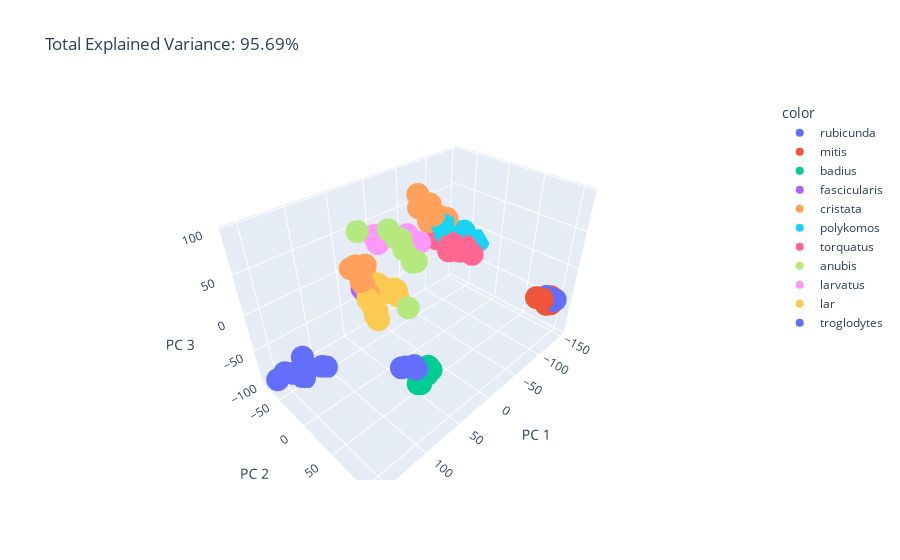

Here is the notebook cell this chart was saved with:
### Code cell
pca = PCA(n_components=3)
components = pca.fit_transform(X)

total_var = pca.explained_variance_ratio_.sum() * 100

fig = px.scatter_3d(
    components, x=0, y=1, z=2, color=y,
    title=f'Total Explained Variance: {total_var:.2f}%',
    labels={'0': 'PC 1', '1': 'PC 2', '2': 'PC 3'},
)
fig.show()

### Figure 1 — Plotly figure (JSON) as saved in the notebook; plotly's stock layout.template omitted (floating-point values rounded to 4 significant figures)
{"data": [{"hovertemplate": "color=rubicunda<br>PC 1=%{x}<br>PC 2=%{y}<br>PC 3=%{z}<extra></extra>", "legendgroup": "rubicunda", "marker": {"color": "#636efa", "symbol": "circle"}, "mode": "markers", "name": "rubicunda", "scene": "scene", "showlegend": true, "type": "scatter3d", "x": [-121.4, -125.0, -126.2, 82.45, 73.96, 68.19, 67.97, 67.35], "y": [108.0, 108.2, 95.83, 61.66, 57.88, 64.55, 61.42, 67.32], "z": [-30.35, -31.25, -33.36, -31.64, -39.04, -36.49, -40.46, -39.84]}, {"hovertemplate": "color=mitis<br>PC 1=%{x}<br>PC 2=%{y}<br>PC 3=%{z}<extra></extra>", "legendgroup": "mitis", "marker": {"color": "#EF553B", "symbol": "circle"}, "mode": "markers", "name": "mitis", "scene": "scene", "showlegend": true, "type": "scatter3d", "x": [-111.1, -106.7, -113.6, -120.2, -123.6, -130.3, -124.6, -134.3, -125.6, -136.7], "y": [98.82, 93.35, 103.6, 100.2, 99.63, 101.0, 105.2, 97.67, 104.6, 92.12], "z": [-28.52, -26.41, -34.54, -37.49, -35.32, -43.97, -33.24, -37.14, -36.75, -47.26]}, {"hovertemplate": "color=badius<br>PC 1=%{x}<br>PC 2=%{y}<br>PC 3=%{z}<extra></extra>", "legendgroup": "badius", "marker": {"color": "#00cc96", "symbol": "circle"}, "mode": "markers", "name": "badius", "scene": "scene", "showlegend": true, "type": "scatter3d", "x": [56.26, 56.27, 64.43, 53.72, 51.28, 69.99, 48.44, 53.01, 65.23, 52.75], "y": [73.21, 57.82, 66.74, 64.52, 72.48, 75.95, 61.68, 68.67, 68.12, 67.98], "z": [-39.79, -62.22, -63.99, -51.52, -48.94, -52.86, -54.67, -57.01, -47.52, -50.21]}, {"hovertemplate": "color=fascicularis<br>PC 1=%{x}<br>PC 2=%{y}<br>PC 3=%{z}<extra></extra>", "legendgroup": "fascicularis", "marker": {"color": "#ab63fa", "symbol": "circle"}, "mode": "markers", "name": "fascicularis", "scene": "scene", "showlegend": true, "type": "scatter3d", "x": [19.3, 8.369, 24.04, 11.38, 5.344, 14.64, 5.166, 12.76], "y": [-76.75, -75.55, -73.31, -71.29, -79.2, -62.3, -78.98, -70.25], "z": [-38.01, -42.81, -31.02, -40.06, -47.41, -37.47, -46.62, -42.84]}, {"hovertemplate": "color=cristata<br>PC 1=%{x}<br>PC 2=%{y}<br>PC 3=%{z}<extra></extra>", "legendgroup": "cristata", "marker": {"color": "#FFA15A", "symbol": "circle"}, "mode": "markers", "name": "cristata", "scene": "scene", "showlegend": true, "type": "scatter3d", "x": [-46.53, -53.9, -63.17, -66.38, -63.49, -62.1, -69.37, -81.22, -66.9, -93.09, 118.3, 114.7, 108.0, 108.2, 110.7, 109.5, 105.0, 100.8], "y": [-45.52, -51.85, -43.55, -45.21, -42.96, -49.99, -42.05, -42.11, -47.7, -41.13, 44.08, 45.56, 50.68, 44.04, 46.79, 45.69, 42.46, 41.58], "z": [80.06, 58.83, 61.59, 62.02, 55.2, 57.02, 47.26, 41.37, 37.47, 34.87, 93.79, 95.35, 95.43, 82.8, 78.64, 81.55, 70.57, 58.43]}, {"hovertemplate": "color=polykomos<br>PC 1=%{x}<br>PC 2=%{y}<br>PC 3=%{z}<extra></extra>", "legendgroup": "polykomos", "marker": {"color": "#19d3f3", "symbol": "circle"}, "mode": "markers", "name": "polykomos", "scene": "scene", "showlegend": true, "type": "scatter3d", "x": [-74.82, -85.82, -81.5, -81.12, -83.05, -97.52, -97.31, -106.0, -124.9, -148.7], "y": [-31.92, -46.67, -37.1, -38.98, -33.71, -43.5, -31.43, -32.02, -38.17, -31.77], "z": [36.16, 33.38, 35.17, 32.62, 21.13, 23.35, 18.88, 13.56, 6.145, -15.51]}, {"hovertemplate": "color=torquatus<br>PC 1=%{x}<br>PC 2=%{y}<br>PC 3=%{z}<extra></extra>", "legendgroup": "torquatus", "marker": {"color": "#FF6692", "symbol": "circle"}, "mode": "markers", "name": "torquatus", "scene": "scene", "showlegend": true, "type": "scatter3d", "x": [-78.09, -79.41, -88.13, -101.4, -82.96, -130.4, -99.67, -88.76, -93.32], "y": [-43.48, -20.52, -21.63, -23.08, -27.33, -26.12, -13.5, -24.29, -23.1], "z": [10.54, 13.06, -1.298, -8.896, -2.422, -26.88, 3.243, 5.961, -1.328]}, {"hovertemplate": "color=anubis<br>PC 1=%{x}<br>PC 2=%{y}<br>PC 3=%{z}<extra></extra>", "legendgroup": "anubis", "marker": {"color": "#B6E880", "symbol": "circle"}, "mode": "markers", "name": "anubis", "scene": "scene", "showlegend": true, "type": "scatter3d", "x": [76.6, 50.99, 22.68, 12.34, 29.6, 21.5, 19.31, 22.05, 2.472], "y": [0.6721, 14.19, -0.199, 11.76, 11.94, -2.281, -11.81, 16.48, -13.26], "z": [95.72, 93.04, 66.44, 40.45, 61.81, 65.62, 62.02, 45.63, -40.4]}, {"hovertemplate": "color=larvatus<br>PC 1=%{x}<br>PC 2=%{y}<br>PC 3=%{z}<extra></extra>", "legendgroup": "larvatus", "marker": {"color": "#FF97FF", "symbol": "circle"}, "mode": "markers", "name": "larvatus", "scene": "scene", "showlegend": true, "type": "scatter3d", "x": [6.991, -20.69, -26.85, -43.36, 21.93, 25.42, 25.52, 15.03, 19.86], "y": [-41.63, -37.36, -39.57, -39.91, -40.45, -36.53, -41.02, -40.98, -42.04], "z": [51.2, 40.91, 31.62, 20.51, 54.32, 58.0, 55.9, 50.4, 43.35]}, {"hovertemplate": "color=lar<br>PC 1=%{x}<br>PC 2=%{y}<br>PC 3=%{z}<extra></extra>", "legendgroup": "lar", "marker": {"color": "#FECB52", "symbol": "circle"}, "mode": "markers", "name": "lar", "scene": "scene", "showlegend": true, "type": "scatter3d", "x": [20.42, 10.39, -6.634, 3.472, -7.492, 1.586, -17.21, -8.824, -3.586, -19.53, -14.68, 110.1, 110.6, 107.6, 107.8, 106.3, 106.7, 104.6], "y": [-61.58, -58.3, -58.53, -54.03, -52.43, -56.8, -60.92, -50.99, -52.56, -59.28, -51.66, 53.37, 61.27, 61.37, 55.69, 55.44, 61.23, 54.77], "z": [-14.59, -23.68, -44.91, -32.26, -43.35, -34.35, -45.93, -37.71, -35.81, -48.65, -50.8, 63.29, 57.96, 53.15, 56.7, 52.39, 43.38, 43.38]}, {"hovertemplate": "color=troglodytes<br>PC 1=%{x}<br>PC 2=%{y}<br>PC 3=%{z}<extra></extra>", "legendgroup": "troglodytes", "marker": {"color": "#636efa", "symbol": "circle"}, "mode": "markers", "name": "troglodytes", "scene": "scene", "showlegend": true, "type": "scatter3d", "x": [153.9, 132.8, 128.7, 108.1, 141.5, 126.5, 104.9, 134.0, 157.6], "y": [-50.39, -50.9, -56.92, -50.87, -57.58, -57.89, -46.95, -48.45, -65.25], "z": [-67.76, -91.84, -94.76, -90.47, -82.73, -67.84, -90.92, -72.83, -86.68]}], "layout": {"legend": {"title": {"text": "color"}, "tracegroupgap": 0}, "scene": {"domain": {"x": [0, 1], "y": [0, 1]}, "xaxis": {"title": {"text": "PC 1"}}, "yaxis": {"title": {"text": "PC 2"}}, "zaxis": {"title": {"text": "PC 3"}}}, "title": {"text": "Total Explained Variance: 95.69%"}}}
